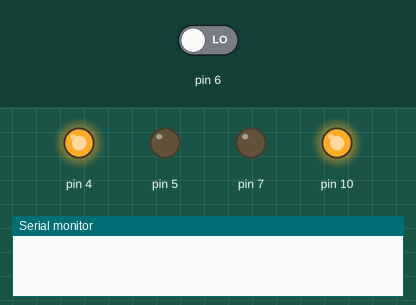
A sketch run on a simulated Arduino Uno, built with avr-gcc and run on an emulated ATmega328P. Parts: output pins drawn as LEDs (lit = HIGH), the last lines printed to the serial monitor. The test bench sets the inputs (shaded band); at power-on: pin 6 LOW.

Above: at 0.3 s.
At 1.4 s:
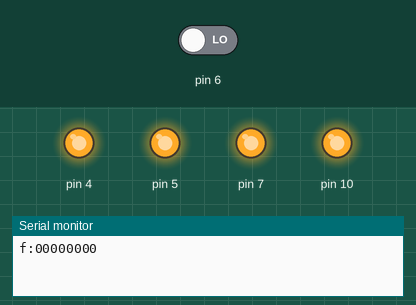
Timing chart, 0 to 2.9 s (numbered marks = the images above):
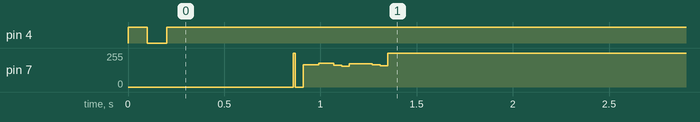

The sketch:

demo_arduino.ino
```cpp
/* Hunter Phillips
   311 Robot Project - Group 1
   09/09/2017
   Modified Heavily 11/07/2017
*/

#include <SPI.h>
#include <SoftwareSerial.h>
#include <math.h>
#include <ads1262.h>

#define PGA 1                     // Programmable Gain = 1
#define VREF 5.00                 // Internal reference of 2.048V
#define VFSR VREF/PGA
#define FSR (((long int)1<<23)-1)

ads1262 PC_ADS1262;                     // class

float volt_V=0;
float volt_mV=0;
volatile int i;
volatile char SPI_RX_Buff[10];
volatile long ads1262_rx_Data[10];
volatile static int SPI_RX_Buff_Count = 0;
volatile char *SPI_RX_Buff_Ptr;
volatile int Responsebyte = false;
volatile signed long sads1262Count = 0;
volatile signed long uads1262Count = 0;
double resolution;
bool direct_step = HIGH;


void setup()
{
  // initalize the  data ready and chip select pins:
  pinMode(ADS1262_DRDY_PIN, INPUT);                  // data ready input line
  pinMode(ADS1262_CS_PIN, OUTPUT);                   // chip enable output line
  pinMode(ADS1262_START_PIN, OUTPUT);                // start
  pinMode(ADS1262_PWDN_PIN, OUTPUT);                 // Power down output

  Serial.begin(1200);
  // initalize ADS1292 slave
  PC_ADS1262.ads1262_Init();                         // initialise ads1262
 }

void loop()
{
  volatile int i,data; // init data for 32-bit adc


 if((digitalRead(ADS1262_DRDY_PIN)) == LOW)                // monitor Data ready(DRDY pin)
  {
    SPI_RX_Buff_Ptr = PC_ADS1262.ads1262_Read_Data();      // read 6 bytes conversion register
    Responsebyte = true ;
  }

  if(Responsebyte == true)
  {
    for(i = 0; i <5; i++)
    {
      SPI_RX_Buff[SPI_RX_Buff_Count++] = *(SPI_RX_Buff_Ptr + i);
    }
    Responsebyte = false;
  }

  if(SPI_RX_Buff_Count >= 5)
  {


    ads1262_rx_Data[0]= (unsigned char)SPI_RX_Buff[1];    // read 4 bytes adc count
    ads1262_rx_Data[1]= (unsigned char)SPI_RX_Buff[2];
    ads1262_rx_Data[2]= (unsigned char)SPI_RX_Buff[3];
    ads1262_rx_Data[3]= (unsigned char)SPI_RX_Buff[4];


     uads1262Count = (signed long) (((unsigned long)ads1262_rx_Data[0]<<24)|((unsigned long)ads1262_rx_Data[1]<<16)|(ads1262_rx_Data[2]<<8)|ads1262_rx_Data[3]);//get the raw 32-bit adc count out by shifting
     sads1262Count = (signed long) (uads1262Count);       // get signed value
     resolution = (double)((double)VREF/pow(2,31));       // resolution= Vref/(2^n-1) , Vref=2.5, n=no of bits
     volt_V      = (resolution)*(float)sads1262Count;     // voltage = (resolution)(adc count)

   	 serialFloatPrint(volt_V); // call function to print ADC reading as a parsed float
   	 Serial.println();

   }

  SPI_RX_Buff_Count = 0;
}

void serialFloatPrint(float f) {
  byte * b = (byte *) &f;
  Serial.print("f:");                                     // print delimiter
  for(int i=0; i<4; i++) {

    byte b1 = (b[i] >> 4) & 0x0f;                         // split the float chain into a 4 byte partioned chain
    byte b2 = (b[i] & 0x0f);                              // prepends the upper nibble of a byte

    char c1 = (b1 < 10) ? ('0' + b1) : 'A' + b1 - 10;     // encode the byte process in a standard IEEE HEX Representation
    char c2 = (b2 < 10) ? ('0' + b2) : 'A' + b2 - 10;     // prevents incorrect matlab readings due to delimeter tainting

    Serial.print(c1);                                     // prints the encoded hex to the serial line
    Serial.print(c2);
  }
}
```
